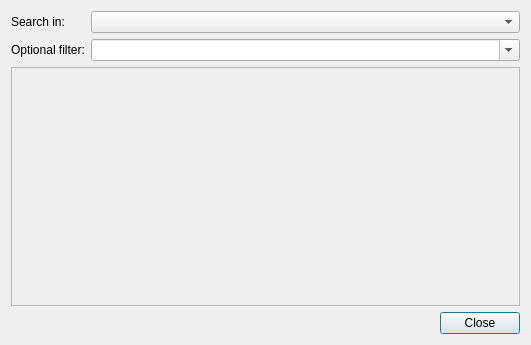
<?xml version="1.0" encoding="UTF-8"?>
<ui version="4.0">
 <class>Dialog</class>
 <widget class="QDialog" name="Dialog">
  <property name="geometry">
   <rect>
    <x>0</x>
    <y>0</y>
    <width>531</width>
    <height>345</height>
   </rect>
  </property>
  <property name="windowTitle">
   <string>Find Duplicates</string>
  </property>
  <layout class="QVBoxLayout" name="verticalLayout_2">
   <item>
    <layout class="QGridLayout" name="gridLayout">
     <item row="1" column="2" colspan="2">
      <widget class="QComboBox" name="fields"/>
     </item>
     <item row="2" column="1">
      <widget class="QLabel" name="label_2">
       <property name="text">
        <string>Optional filter:</string>
       </property>
      </widget>
     </item>
     <item row="1" column="1">
      <widget class="QLabel" name="label">
       <property name="text">
        <string>Search in:</string>
       </property>
      </widget>
     </item>
     <item row="2" column="2" colspan="2">
      <widget class="QComboBox" name="search">
       <property name="sizePolicy">
        <sizepolicy hsizetype="Expanding" vsizetype="Fixed">
         <horstretch>9</horstretch>
         <verstretch>0</verstretch>
        </sizepolicy>
       </property>
       <property name="editable">
        <bool>true</bool>
       </property>
       <property name="insertPolicy">
        <enum>QComboBox::NoInsert</enum>
       </property>
      </widget>
     </item>
    </layout>
   </item>
   <item>
    <widget class="QFrame" name="frame">
     <property name="frameShape">
      <enum>QFrame::StyledPanel</enum>
     </property>
     <property name="frameShadow">
      <enum>QFrame::Raised</enum>
     </property>
     <layout class="QVBoxLayout" name="verticalLayout">
      <property name="leftMargin">
       <number>0</number>
      </property>
      <property name="topMargin">
       <number>0</number>
      </property>
      <property name="rightMargin">
       <number>0</number>
      </property>
      <property name="bottomMargin">
       <number>0</number>
      </property>
      <item>
       <widget class="AnkiWebView" name="webView" native="true">
        <property name="url" stdset="0">
         <url>
          <string>about:blank</string>
         </url>
        </property>
       </widget>
      </item>
     </layout>
    </widget>
   </item>
   <item>
    <widget class="QDialogButtonBox" name="buttonBox">
     <property name="orientation">
      <enum>Qt::Horizontal</enum>
     </property>
     <property name="standardButtons">
      <set>QDialogButtonBox::Close</set>
     </property>
    </widget>
   </item>
  </layout>
 </widget>
 <customwidgets>
  <customwidget>
   <class>AnkiWebView</class>
   <extends>QWidget</extends>
   <header location="global">aqt/webview</header>
   <container>1</container>
  </customwidget>
 </customwidgets>
 <tabstops>
  <tabstop>fields</tabstop>
  <tabstop>webView</tabstop>
  <tabstop>buttonBox</tabstop>
 </tabstops>
 <resources/>
 <connections>
  <connection>
   <sender>buttonBox</sender>
   <signal>accepted()</signal>
   <receiver>Dialog</receiver>
   <slot>accept()</slot>
   <hints>
    <hint type="sourcelabel">
     <x>248</x>
     <y>254</y>
    </hint>
    <hint type="destinationlabel">
     <x>157</x>
     <y>274</y>
    </hint>
   </hints>
  </connection>
  <connection>
   <sender>buttonBox</sender>
   <signal>rejected()</signal>
   <receiver>Dialog</receiver>
   <slot>reject()</slot>
   <hints>
    <hint type="sourcelabel">
     <x>316</x>
     <y>260</y>
    </hint>
    <hint type="destinationlabel">
     <x>286</x>
     <y>274</y>
    </hint>
   </hints>
  </connection>
 </connections>
</ui>
